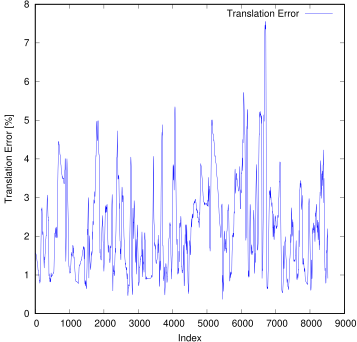

The script that saved this image:
set term postscript eps enhanced color
set output "09_ti.eps"
set size ratio 1
set yrange [0:*]
set xlabel "Index"
set ylabel "Translation Error [%]"
plot "09_ti.txt" using 1:($2*100) title 'Translation Error' lc rgb "#0000FF" pt 2 w lines
